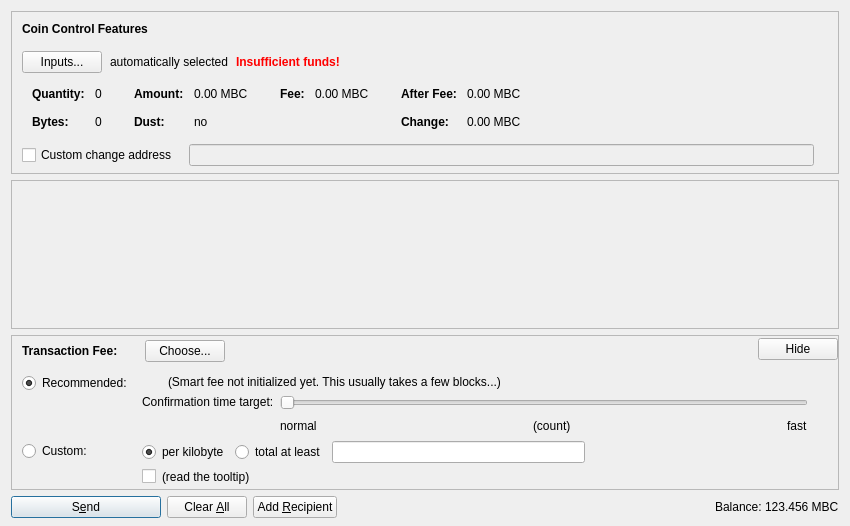
<?xml version="1.0" encoding="UTF-8"?>
<ui version="4.0">
 <class>SendCoinsDialog</class>
 <widget class="QDialog" name="SendCoinsDialog">
  <property name="geometry">
   <rect>
    <x>0</x>
    <y>0</y>
    <width>850</width>
    <height>526</height>
   </rect>
  </property>
  <property name="windowTitle">
   <string>Send Coins</string>
  </property>
  <layout class="QVBoxLayout" name="verticalLayout" stretch="0,1,0,0">
   <property name="bottomMargin">
    <number>8</number>
   </property>
   <item>
    <widget class="QFrame" name="frameCoinControl">
     <property name="sizePolicy">
      <sizepolicy hsizetype="Expanding" vsizetype="Expanding">
       <horstretch>0</horstretch>
       <verstretch>0</verstretch>
      </sizepolicy>
     </property>
     <property name="maximumSize">
      <size>
       <width>16777215</width>
       <height>16777215</height>
      </size>
     </property>
     <property name="frameShape">
      <enum>QFrame::StyledPanel</enum>
     </property>
     <property name="frameShadow">
      <enum>QFrame::Sunken</enum>
     </property>
     <layout class="QVBoxLayout" name="verticalLayoutCoinControl2">
      <property name="spacing">
       <number>0</number>
      </property>
      <property name="leftMargin">
       <number>0</number>
      </property>
      <property name="topMargin">
       <number>0</number>
      </property>
      <property name="rightMargin">
       <number>0</number>
      </property>
      <property name="bottomMargin">
       <number>6</number>
      </property>
      <item>
       <layout class="QVBoxLayout" name="verticalLayoutCoinControl" stretch="0,0,0,0,1">
        <property name="spacing">
         <number>0</number>
        </property>
        <property name="leftMargin">
         <number>10</number>
        </property>
        <property name="topMargin">
         <number>10</number>
        </property>
        <item>
         <layout class="QHBoxLayout" name="horizontalLayoutCoinControl1">
          <property name="bottomMargin">
           <number>15</number>
          </property>
          <item>
           <widget class="QLabel" name="labelCoinControlFeatures">
            <property name="sizePolicy">
             <sizepolicy hsizetype="Preferred" vsizetype="Maximum">
              <horstretch>0</horstretch>
              <verstretch>0</verstretch>
             </sizepolicy>
            </property>
            <property name="font">
             <font>
              <weight>75</weight>
              <bold>true</bold>
             </font>
            </property>
            <property name="styleSheet">
             <string notr="true">font-weight:bold;</string>
            </property>
            <property name="text">
             <string>Coin Control Features</string>
            </property>
           </widget>
          </item>
         </layout>
        </item>
        <item>
         <layout class="QHBoxLayout" name="horizontalLayoutCoinControl2" stretch="0,0,0,0">
          <property name="spacing">
           <number>8</number>
          </property>
          <property name="bottomMargin">
           <number>10</number>
          </property>
          <item>
           <widget class="QPushButton" name="pushButtonCoinControl">
            <property name="styleSheet">
             <string notr="true"/>
            </property>
            <property name="text">
             <string>Inputs...</string>
            </property>
            <property name="autoDefault">
             <bool>false</bool>
            </property>
           </widget>
          </item>
          <item>
           <widget class="QLabel" name="labelCoinControlAutomaticallySelected">
            <property name="text">
             <string>automatically selected</string>
            </property>
            <property name="margin">
             <number>5</number>
            </property>
           </widget>
          </item>
          <item>
           <widget class="QLabel" name="labelCoinControlInsuffFunds">
            <property name="font">
             <font>
              <weight>75</weight>
              <bold>true</bold>
             </font>
            </property>
            <property name="styleSheet">
             <string notr="true">color:red;font-weight:bold;</string>
            </property>
            <property name="text">
             <string>Insufficient funds!</string>
            </property>
            <property name="margin">
             <number>5</number>
            </property>
           </widget>
          </item>
          <item>
           <spacer name="horizontalSpacerCoinControl">
            <property name="orientation">
             <enum>Qt::Horizontal</enum>
            </property>
            <property name="sizeHint" stdset="0">
             <size>
              <width>40</width>
              <height>1</height>
             </size>
            </property>
           </spacer>
          </item>
         </layout>
        </item>
        <item>
         <widget class="QWidget" name="widgetCoinControl" native="true">
          <property name="sizePolicy">
           <sizepolicy hsizetype="Preferred" vsizetype="Preferred">
            <horstretch>0</horstretch>
            <verstretch>0</verstretch>
           </sizepolicy>
          </property>
          <property name="minimumSize">
           <size>
            <width>0</width>
            <height>0</height>
           </size>
          </property>
          <property name="styleSheet">
           <string notr="true"/>
          </property>
          <layout class="QHBoxLayout" name="horizontalLayoutCoinControl5">
           <property name="leftMargin">
            <number>0</number>
           </property>
           <property name="topMargin">
            <number>0</number>
           </property>
           <property name="rightMargin">
            <number>0</number>
           </property>
           <property name="bottomMargin">
            <number>0</number>
           </property>
           <item>
            <layout class="QHBoxLayout" name="horizontalLayoutCoinControl3" stretch="0,0,0,1">
             <property name="spacing">
              <number>20</number>
             </property>
             <property name="topMargin">
              <number>0</number>
             </property>
             <property name="bottomMargin">
              <number>10</number>
             </property>
             <item>
              <layout class="QFormLayout" name="formLayoutCoinControl1">
               <property name="horizontalSpacing">
                <number>10</number>
               </property>
               <property name="verticalSpacing">
                <number>14</number>
               </property>
               <property name="leftMargin">
                <number>10</number>
               </property>
               <property name="topMargin">
                <number>4</number>
               </property>
               <property name="rightMargin">
                <number>6</number>
               </property>
               <item row="0" column="0">
                <widget class="QLabel" name="labelCoinControlQuantityText">
                 <property name="font">
                  <font>
                   <weight>75</weight>
                   <bold>true</bold>
                  </font>
                 </property>
                 <property name="text">
                  <string>Quantity:</string>
                 </property>
                 <property name="margin">
                  <number>0</number>
                 </property>
                </widget>
               </item>
               <item row="0" column="1">
                <widget class="QLabel" name="labelCoinControlQuantity">
                 <property name="cursor">
                  <cursorShape>IBeamCursor</cursorShape>
                 </property>
                 <property name="contextMenuPolicy">
                  <enum>Qt::ActionsContextMenu</enum>
                 </property>
                 <property name="text">
                  <string notr="true">0</string>
                 </property>
                 <property name="margin">
                  <number>0</number>
                 </property>
                 <property name="textInteractionFlags">
                  <set>Qt::LinksAccessibleByMouse|Qt::TextSelectableByKeyboard|Qt::TextSelectableByMouse</set>
                 </property>
                </widget>
               </item>
               <item row="1" column="0">
                <widget class="QLabel" name="labelCoinControlBytesText">
                 <property name="font">
                  <font>
                   <weight>75</weight>
                   <bold>true</bold>
                  </font>
                 </property>
                 <property name="text">
                  <string>Bytes:</string>
                 </property>
                </widget>
               </item>
               <item row="1" column="1">
                <widget class="QLabel" name="labelCoinControlBytes">
                 <property name="cursor">
                  <cursorShape>IBeamCursor</cursorShape>
                 </property>
                 <property name="contextMenuPolicy">
                  <enum>Qt::ActionsContextMenu</enum>
                 </property>
                 <property name="text">
                  <string notr="true">0</string>
                 </property>
                 <property name="textInteractionFlags">
                  <set>Qt::LinksAccessibleByMouse|Qt::TextSelectableByKeyboard|Qt::TextSelectableByMouse</set>
                 </property>
                </widget>
               </item>
              </layout>
             </item>
             <item>
              <layout class="QFormLayout" name="formLayoutCoinControl2">
               <property name="horizontalSpacing">
                <number>10</number>
               </property>
               <property name="verticalSpacing">
                <number>14</number>
               </property>
               <property name="leftMargin">
                <number>6</number>
               </property>
               <property name="topMargin">
                <number>4</number>
               </property>
               <property name="rightMargin">
                <number>6</number>
               </property>
               <item row="0" column="0">
                <widget class="QLabel" name="labelCoinControlAmountText">
                 <property name="font">
                  <font>
                   <weight>75</weight>
                   <bold>true</bold>
                  </font>
                 </property>
                 <property name="text">
                  <string>Amount:</string>
                 </property>
                 <property name="margin">
                  <number>0</number>
                 </property>
                </widget>
               </item>
               <item row="0" column="1">
                <widget class="QLabel" name="labelCoinControlAmount">
                 <property name="cursor">
                  <cursorShape>IBeamCursor</cursorShape>
                 </property>
                 <property name="contextMenuPolicy">
                  <enum>Qt::ActionsContextMenu</enum>
                 </property>
                 <property name="text">
                  <string notr="true">0.00 MBC</string>
                 </property>
                 <property name="textInteractionFlags">
                  <set>Qt::LinksAccessibleByMouse|Qt::TextSelectableByKeyboard|Qt::TextSelectableByMouse</set>
                 </property>
                </widget>
               </item>
               <item row="1" column="0">
                <widget class="QLabel" name="labelCoinControlLowOutputText">
                 <property name="font">
                  <font>
                   <weight>75</weight>
                   <bold>true</bold>
                  </font>
                 </property>
                 <property name="text">
                  <string>Dust:</string>
                 </property>
                </widget>
               </item>
               <item row="1" column="1">
                <widget class="QLabel" name="labelCoinControlLowOutput">
                 <property name="cursor">
                  <cursorShape>IBeamCursor</cursorShape>
                 </property>
                 <property name="contextMenuPolicy">
                  <enum>Qt::ActionsContextMenu</enum>
                 </property>
                 <property name="text">
                  <string notr="true">no</string>
                 </property>
                 <property name="textInteractionFlags">
                  <set>Qt::LinksAccessibleByMouse|Qt::TextSelectableByKeyboard|Qt::TextSelectableByMouse</set>
                 </property>
                </widget>
               </item>
              </layout>
             </item>
             <item>
              <layout class="QFormLayout" name="formLayoutCoinControl3">
               <property name="horizontalSpacing">
                <number>10</number>
               </property>
               <property name="verticalSpacing">
                <number>14</number>
               </property>
               <property name="leftMargin">
                <number>6</number>
               </property>
               <property name="topMargin">
                <number>4</number>
               </property>
               <property name="rightMargin">
                <number>6</number>
               </property>
               <item row="0" column="0">
                <widget class="QLabel" name="labelCoinControlFeeText">
                 <property name="font">
                  <font>
                   <weight>75</weight>
                   <bold>true</bold>
                  </font>
                 </property>
                 <property name="text">
                  <string>Fee:</string>
                 </property>
                 <property name="margin">
                  <number>0</number>
                 </property>
                </widget>
               </item>
               <item row="0" column="1">
                <widget class="QLabel" name="labelCoinControlFee">
                 <property name="cursor">
                  <cursorShape>IBeamCursor</cursorShape>
                 </property>
                 <property name="contextMenuPolicy">
                  <enum>Qt::ActionsContextMenu</enum>
                 </property>
                 <property name="text">
                  <string notr="true">0.00 MBC</string>
                 </property>
                 <property name="textInteractionFlags">
                  <set>Qt::LinksAccessibleByMouse|Qt::TextSelectableByKeyboard|Qt::TextSelectableByMouse</set>
                 </property>
                </widget>
               </item>
              </layout>
             </item>
             <item>
              <layout class="QFormLayout" name="formLayoutCoinControl4">
               <property name="horizontalSpacing">
                <number>10</number>
               </property>
               <property name="verticalSpacing">
                <number>14</number>
               </property>
               <property name="leftMargin">
                <number>6</number>
               </property>
               <property name="topMargin">
                <number>4</number>
               </property>
               <property name="rightMargin">
                <number>6</number>
               </property>
               <item row="0" column="0">
                <widget class="QLabel" name="labelCoinControlAfterFeeText">
                 <property name="font">
                  <font>
                   <weight>75</weight>
                   <bold>true</bold>
                  </font>
                 </property>
                 <property name="text">
                  <string>After Fee:</string>
                 </property>
                 <property name="margin">
                  <number>0</number>
                 </property>
                </widget>
               </item>
               <item row="0" column="1">
                <widget class="QLabel" name="labelCoinControlAfterFee">
                 <property name="cursor">
                  <cursorShape>IBeamCursor</cursorShape>
                 </property>
                 <property name="contextMenuPolicy">
                  <enum>Qt::ActionsContextMenu</enum>
                 </property>
                 <property name="text">
                  <string notr="true">0.00 MBC</string>
                 </property>
                 <property name="textInteractionFlags">
                  <set>Qt::LinksAccessibleByMouse|Qt::TextSelectableByKeyboard|Qt::TextSelectableByMouse</set>
                 </property>
                </widget>
               </item>
               <item row="1" column="0">
                <widget class="QLabel" name="labelCoinControlChangeText">
                 <property name="font">
                  <font>
                   <weight>75</weight>
                   <bold>true</bold>
                  </font>
                 </property>
                 <property name="text">
                  <string>Change:</string>
                 </property>
                </widget>
               </item>
               <item row="1" column="1">
                <widget class="QLabel" name="labelCoinControlChange">
                 <property name="cursor">
                  <cursorShape>IBeamCursor</cursorShape>
                 </property>
                 <property name="contextMenuPolicy">
                  <enum>Qt::ActionsContextMenu</enum>
                 </property>
                 <property name="text">
                  <string notr="true">0.00 MBC</string>
                 </property>
                 <property name="textInteractionFlags">
                  <set>Qt::LinksAccessibleByMouse|Qt::TextSelectableByKeyboard|Qt::TextSelectableByMouse</set>
                 </property>
                </widget>
               </item>
              </layout>
             </item>
            </layout>
           </item>
          </layout>
         </widget>
        </item>
        <item>
         <layout class="QHBoxLayout" name="horizontalLayoutCoinControl4" stretch="0,0,0">
          <property name="spacing">
           <number>12</number>
          </property>
          <property name="sizeConstraint">
           <enum>QLayout::SetDefaultConstraint</enum>
          </property>
          <property name="topMargin">
           <number>5</number>
          </property>
          <property name="rightMargin">
           <number>5</number>
          </property>
          <item>
           <widget class="QCheckBox" name="checkBoxCoinControlChange">
            <property name="toolTip">
             <string>If this is activated, but the change address is empty or invalid, change will be sent to a newly generated address.</string>
            </property>
            <property name="text">
             <string>Custom change address</string>
            </property>
           </widget>
          </item>
          <item>
           <widget class="QValidatedLineEdit" name="lineEditCoinControlChange">
            <property name="enabled">
             <bool>false</bool>
            </property>
            <property name="sizePolicy">
             <sizepolicy hsizetype="Expanding" vsizetype="Fixed">
              <horstretch>0</horstretch>
              <verstretch>0</verstretch>
             </sizepolicy>
            </property>
           </widget>
          </item>
          <item>
           <widget class="QLabel" name="labelCoinControlChangeLabel">
            <property name="sizePolicy">
             <sizepolicy hsizetype="Preferred" vsizetype="Expanding">
              <horstretch>0</horstretch>
              <verstretch>0</verstretch>
             </sizepolicy>
            </property>
            <property name="minimumSize">
             <size>
              <width>0</width>
              <height>0</height>
             </size>
            </property>
            <property name="text">
             <string/>
            </property>
            <property name="margin">
             <number>3</number>
            </property>
           </widget>
          </item>
         </layout>
        </item>
        <item>
         <spacer name="verticalSpacerCoinControl">
          <property name="orientation">
           <enum>Qt::Vertical</enum>
          </property>
          <property name="sizeHint" stdset="0">
           <size>
            <width>800</width>
            <height>1</height>
           </size>
          </property>
         </spacer>
        </item>
       </layout>
      </item>
     </layout>
    </widget>
   </item>
   <item>
    <widget class="QScrollArea" name="scrollArea">
     <property name="widgetResizable">
      <bool>true</bool>
     </property>
     <widget class="QWidget" name="scrollAreaWidgetContents">
      <property name="geometry">
       <rect>
        <x>0</x>
        <y>0</y>
        <width>830</width>
        <height>104</height>
       </rect>
      </property>
      <layout class="QVBoxLayout" name="verticalLayout_2" stretch="0,1">
       <property name="leftMargin">
        <number>0</number>
       </property>
       <property name="topMargin">
        <number>0</number>
       </property>
       <property name="rightMargin">
        <number>0</number>
       </property>
       <property name="bottomMargin">
        <number>0</number>
       </property>
       <item>
        <layout class="QVBoxLayout" name="entries">
         <property name="spacing">
          <number>6</number>
         </property>
        </layout>
       </item>
       <item>
        <spacer name="verticalSpacer">
         <property name="orientation">
          <enum>Qt::Vertical</enum>
         </property>
         <property name="sizeHint" stdset="0">
          <size>
           <width>20</width>
           <height>40</height>
          </size>
         </property>
        </spacer>
       </item>
      </layout>
     </widget>
    </widget>
   </item>
   <item>
    <widget class="QFrame" name="frameFee">
     <property name="sizePolicy">
      <sizepolicy hsizetype="Expanding" vsizetype="Expanding">
       <horstretch>0</horstretch>
       <verstretch>0</verstretch>
      </sizepolicy>
     </property>
     <property name="maximumSize">
      <size>
       <width>16777215</width>
       <height>16777215</height>
      </size>
     </property>
     <property name="frameShape">
      <enum>QFrame::StyledPanel</enum>
     </property>
     <property name="frameShadow">
      <enum>QFrame::Sunken</enum>
     </property>
     <layout class="QVBoxLayout" name="verticalLayoutFee1">
      <property name="spacing">
       <number>0</number>
      </property>
      <property name="leftMargin">
       <number>0</number>
      </property>
      <property name="topMargin">
       <number>0</number>
      </property>
      <property name="rightMargin">
       <number>0</number>
      </property>
      <property name="bottomMargin">
       <number>0</number>
      </property>
      <item>
       <layout class="QVBoxLayout" name="verticalLayoutFee2" stretch="0,0,0">
        <property name="spacing">
         <number>0</number>
        </property>
        <property name="leftMargin">
         <number>10</number>
        </property>
        <property name="topMargin">
         <number>0</number>
        </property>
        <item>
         <layout class="QHBoxLayout" name="horizontalLayoutFee1">
          <property name="bottomMargin">
           <number>0</number>
          </property>
          <item>
           <layout class="QVBoxLayout" name="verticalLayoutFee7">
            <property name="spacing">
             <number>0</number>
            </property>
            <item>
             <spacer name="verticalSpacerSmartFee">
              <property name="orientation">
               <enum>Qt::Vertical</enum>
              </property>
              <property name="sizeType">
               <enum>QSizePolicy::Fixed</enum>
              </property>
              <property name="sizeHint" stdset="0">
               <size>
                <width>1</width>
                <height>4</height>
               </size>
              </property>
             </spacer>
            </item>
            <item>
             <layout class="QHBoxLayout" name="horizontalLayoutSmartFee">
              <property name="spacing">
               <number>10</number>
              </property>
              <item>
               <widget class="QLabel" name="labelFeeHeadline">
                <property name="sizePolicy">
                 <sizepolicy hsizetype="Preferred" vsizetype="Maximum">
                  <horstretch>0</horstretch>
                  <verstretch>0</verstretch>
                 </sizepolicy>
                </property>
                <property name="font">
                 <font>
                  <weight>75</weight>
                  <bold>true</bold>
                 </font>
                </property>
                <property name="styleSheet">
                 <string notr="true">font-weight:bold;</string>
                </property>
                <property name="text">
                 <string>Transaction Fee:</string>
                </property>
               </widget>
              </item>
              <item>
               <widget class="QLabel" name="labelFeeMinimized">
                <property name="text">
                 <string/>
                </property>
               </widget>
              </item>
              <item>
               <widget class="QPushButton" name="buttonChooseFee">
                <property name="text">
                 <string>Choose...</string>
                </property>
               </widget>
              </item>
             </layout>
            </item>
            <item>
             <spacer name="verticalSpacer_5">
              <property name="orientation">
               <enum>Qt::Vertical</enum>
              </property>
              <property name="sizeHint" stdset="0">
               <size>
                <width>1</width>
                <height>1</height>
               </size>
              </property>
             </spacer>
            </item>
           </layout>
          </item>
          <item>
           <spacer name="horizontalSpacer_4">
            <property name="orientation">
             <enum>Qt::Horizontal</enum>
            </property>
            <property name="sizeHint" stdset="0">
             <size>
              <width>40</width>
              <height>20</height>
             </size>
            </property>
           </spacer>
          </item>
          <item>
           <widget class="QPushButton" name="buttonMinimizeFee">
            <property name="toolTip">
             <string>collapse fee-settings</string>
            </property>
            <property name="text">
             <string>Hide</string>
            </property>
           </widget>
          </item>
         </layout>
        </item>
        <item>
         <widget class="QFrame" name="frameFeeSelection">
          <layout class="QVBoxLayout" name="verticalLayoutFee12">
           <property name="spacing">
            <number>0</number>
           </property>
           <property name="leftMargin">
            <number>0</number>
           </property>
           <property name="topMargin">
            <number>0</number>
           </property>
           <property name="rightMargin">
            <number>0</number>
           </property>
           <property name="bottomMargin">
            <number>0</number>
           </property>
           <item>
            <layout class="QGridLayout" name="gridLayoutFee">
             <property name="topMargin">
              <number>10</number>
             </property>
             <property name="bottomMargin">
              <number>4</number>
             </property>
             <property name="horizontalSpacing">
              <number>10</number>
             </property>
             <property name="verticalSpacing">
              <number>4</number>
             </property>
             <item row="1" column="1">
              <layout class="QVBoxLayout" name="verticalLayoutFee8">
               <property name="spacing">
                <number>6</number>
               </property>
               <item>
                <layout class="QHBoxLayout" name="horizontalLayoutFee13">
                 <item>
                  <widget class="QRadioButton" name="radioCustomPerKilobyte">
                   <property name="toolTip">
                    <string>If the custom fee is set to 1000 satoshis and the transaction is only 250 bytes, then &quot;per kilobyte&quot; only pays 250 satoshis in fee, while &quot;total at least&quot; pays 1000 satoshis. For transactions bigger than a kilobyte both pay by kilobyte.</string>
                   </property>
                   <property name="text">
                    <string>per kilobyte</string>
                   </property>
                   <property name="checked">
                    <bool>true</bool>
                   </property>
                   <attribute name="buttonGroup">
                    <string notr="true">groupCustomFee</string>
                   </attribute>
                  </widget>
                 </item>
                 <item>
                  <widget class="QRadioButton" name="radioCustomAtLeast">
                   <property name="toolTip">
                    <string>If the custom fee is set to 1000 satoshis and the transaction is only 250 bytes, then &quot;per kilobyte&quot; only pays 250 satoshis in fee, while &quot;total at least&quot; pays 1000 satoshis. For transactions bigger than a kilobyte both pay by kilobyte.</string>
                   </property>
                   <property name="text">
                    <string>total at least</string>
                   </property>
                   <attribute name="buttonGroup">
                    <string notr="true">groupCustomFee</string>
                   </attribute>
                  </widget>
                 </item>
                 <item>
                  <widget class="BitcoinAmountField" name="customFee"/>
                 </item>
                 <item>
                  <spacer name="horizontalSpacer_6">
                   <property name="orientation">
                    <enum>Qt::Horizontal</enum>
                   </property>
                   <property name="sizeHint" stdset="0">
                    <size>
                     <width>1</width>
                     <height>1</height>
                    </size>
                   </property>
                  </spacer>
                 </item>
                </layout>
               </item>
               <item>
                <layout class="QHBoxLayout" name="horizontalLayoutFee8">
                 <item>
                  <widget class="QCheckBox" name="checkBoxMinimumFee">
                   <property name="toolTip">
                    <string>Paying only the minimum fee is just fine as long as there is less transaction volume than space in the blocks. But be aware that this can end up in a never confirming transaction once there is more demand for megabitcoin transactions than the network can process.</string>
                   </property>
                   <property name="text">
                    <string/>
                   </property>
                  </widget>
                 </item>
                 <item>
                  <widget class="QLabel" name="labelMinFeeWarning">
                   <property name="enabled">
                    <bool>true</bool>
                   </property>
                   <property name="toolTip">
                    <string>Paying only the minimum fee is just fine as long as there is less transaction volume than space in the blocks. But be aware that this can end up in a never confirming transaction once there is more demand for megabitcoin transactions than the network can process.</string>
                   </property>
                   <property name="text">
                    <string>(read the tooltip)</string>
                   </property>
                   <property name="margin">
                    <number>5</number>
                   </property>
                  </widget>
                 </item>
                 <item>
                  <spacer name="horizontalSpacer_2">
                   <property name="orientation">
                    <enum>Qt::Horizontal</enum>
                   </property>
                   <property name="sizeHint" stdset="0">
                    <size>
                     <width>1</width>
                     <height>1</height>
                    </size>
                   </property>
                  </spacer>
                 </item>
                </layout>
               </item>
              </layout>
             </item>
             <item row="0" column="0">
              <layout class="QVBoxLayout" name="verticalLayoutFee4" stretch="0,1">
               <item>
                <widget class="QRadioButton" name="radioSmartFee">
                 <property name="text">
                  <string>Recommended:</string>
                 </property>
                 <property name="checked">
                  <bool>true</bool>
                 </property>
                 <attribute name="buttonGroup">
                  <string notr="true">groupFee</string>
                 </attribute>
                </widget>
               </item>
               <item>
                <spacer name="verticalSpacer_2">
                 <property name="orientation">
                  <enum>Qt::Vertical</enum>
                 </property>
                 <property name="sizeHint" stdset="0">
                  <size>
                   <width>1</width>
                   <height>1</height>
                  </size>
                 </property>
                </spacer>
               </item>
              </layout>
             </item>
             <item row="1" column="0">
              <layout class="QVBoxLayout" name="verticalLayoutFee9" stretch="0,1">
               <item>
                <widget class="QRadioButton" name="radioCustomFee">
                 <property name="text">
                  <string>Custom:</string>
                 </property>
                 <attribute name="buttonGroup">
                  <string notr="true">groupFee</string>
                 </attribute>
                </widget>
               </item>
               <item>
                <spacer name="verticalSpacer_6">
                 <property name="orientation">
                  <enum>Qt::Vertical</enum>
                 </property>
                 <property name="sizeHint" stdset="0">
                  <size>
                   <width>1</width>
                   <height>1</height>
                  </size>
                 </property>
                </spacer>
               </item>
              </layout>
             </item>
             <item row="0" column="1">
              <layout class="QVBoxLayout" name="verticalLayoutFee3" stretch="0,0,1">
               <property name="spacing">
                <number>6</number>
               </property>
               <property name="topMargin">
                <number>2</number>
               </property>
               <item>
                <layout class="QHBoxLayout" name="horizontalLayoutFee12">
                 <item>
                  <widget class="QLabel" name="labelSmartFee">
                   <property name="text">
                    <string/>
                   </property>
                   <property name="margin">
                    <number>2</number>
                   </property>
                  </widget>
                 </item>
                 <item>
                  <widget class="QLabel" name="labelFeeEstimation">
                   <property name="text">
                    <string/>
                   </property>
                  </widget>
                 </item>
                 <item>
                  <widget class="QLabel" name="labelSmartFee2">
                   <property name="text">
                    <string>(Smart fee not initialized yet. This usually takes a few blocks...)</string>
                   </property>
                   <property name="margin">
                    <number>2</number>
                   </property>
                  </widget>
                 </item>
                 <item>
                  <spacer name="horizontalSpacer_5">
                   <property name="orientation">
                    <enum>Qt::Horizontal</enum>
                   </property>
                   <property name="sizeHint" stdset="0">
                    <size>
                     <width>1</width>
                     <height>1</height>
                    </size>
                   </property>
                  </spacer>
                 </item>
                </layout>
               </item>
               <item>
                <layout class="QHBoxLayout" name="horizontalLayoutFee9">
                 <item>
                  <layout class="QVBoxLayout" name="verticalLayoutFee6">
                   <item>
                    <widget class="QLabel" name="labelSmartFee3">
                     <property name="text">
                      <string>Confirmation time target:</string>
                     </property>
                     <property name="margin">
                      <number>2</number>
                     </property>
                    </widget>
                   </item>
                   <item>
                    <spacer name="verticalSpacer_3">
                     <property name="orientation">
                      <enum>Qt::Vertical</enum>
                     </property>
                     <property name="sizeHint" stdset="0">
                      <size>
                       <width>1</width>
                       <height>1</height>
                      </size>
                     </property>
                    </spacer>
                   </item>
                  </layout>
                 </item>
                 <item>
                  <layout class="QVBoxLayout" name="verticalLayoutFee5">
                   <property name="rightMargin">
                    <number>30</number>
                   </property>
                   <item>
                    <widget class="QSlider" name="sliderSmartFee">
                     <property name="minimum">
                      <number>0</number>
                     </property>
                     <property name="maximum">
                      <number>23</number>
                     </property>
                     <property name="pageStep">
                      <number>1</number>
                     </property>
                     <property name="value">
                      <number>0</number>
                     </property>
                     <property name="orientation">
                      <enum>Qt::Horizontal</enum>
                     </property>
                     <property name="invertedAppearance">
                      <bool>false</bool>
                     </property>
                     <property name="invertedControls">
                      <bool>false</bool>
                     </property>
                     <property name="tickPosition">
                      <enum>QSlider::NoTicks</enum>
                     </property>
                    </widget>
                   </item>
                   <item>
                    <layout class="QHBoxLayout" name="horizontalLayoutFee10">
                     <item>
                      <widget class="QLabel" name="labelSmartFeeNormal">
                       <property name="text">
                        <string>normal</string>
                       </property>
                      </widget>
                     </item>
                     <item>
                      <spacer name="horizontalSpacer_7">
                       <property name="orientation">
                        <enum>Qt::Horizontal</enum>
                       </property>
                       <property name="sizeHint" stdset="0">
                        <size>
                         <width>40</width>
                         <height>20</height>
                        </size>
                       </property>
                      </spacer>
                     </item>
                     <item>
                      <widget class="QLabel" name="confirmationTargetLabel">
                       <property name="text">
                        <string notr="true">(count)</string>
                       </property>
                      </widget>
                     </item>
                     <item>
                      <spacer name="horizontalSpacer_3">
                       <property name="orientation">
                        <enum>Qt::Horizontal</enum>
                       </property>
                       <property name="sizeHint" stdset="0">
                        <size>
                         <width>40</width>
                         <height>20</height>
                        </size>
                       </property>
                      </spacer>
                     </item>
                     <item>
                      <widget class="QLabel" name="labelSmartFeeFast">
                       <property name="text">
                        <string>fast</string>
                       </property>
                      </widget>
                     </item>
                    </layout>
                   </item>
                  </layout>
                 </item>
                </layout>
               </item>
               <item>
                <spacer name="verticalSpacer_4">
                 <property name="orientation">
                  <enum>Qt::Vertical</enum>
                 </property>
                 <property name="sizeHint" stdset="0">
                  <size>
                   <width>1</width>
                   <height>1</height>
                  </size>
                 </property>
                </spacer>
               </item>
              </layout>
             </item>
            </layout>
           </item>
          </layout>
         </widget>
        </item>
        <item>
         <spacer name="verticalSpacerFee">
          <property name="orientation">
           <enum>Qt::Vertical</enum>
          </property>
          <property name="sizeHint" stdset="0">
           <size>
            <width>800</width>
            <height>1</height>
           </size>
          </property>
         </spacer>
        </item>
       </layout>
      </item>
     </layout>
    </widget>
   </item>
   <item>
    <layout class="QHBoxLayout" name="horizontalLayout">
     <item>
      <widget class="QPushButton" name="sendButton">
       <property name="minimumSize">
        <size>
         <width>150</width>
         <height>0</height>
        </size>
       </property>
       <property name="toolTip">
        <string>Confirm the send action</string>
       </property>
       <property name="text">
        <string>S&amp;end</string>
       </property>
       <property name="icon">
        <iconset resource="../bitcoin.qrc">
         <normaloff>:/icons/send</normaloff>:/icons/send</iconset>
       </property>
       <property name="autoDefault">
        <bool>false</bool>
       </property>
       <property name="default">
        <bool>true</bool>
       </property>
      </widget>
     </item>
     <item>
      <widget class="QPushButton" name="clearButton">
       <property name="sizePolicy">
        <sizepolicy hsizetype="Minimum" vsizetype="Fixed">
         <horstretch>0</horstretch>
         <verstretch>0</verstretch>
        </sizepolicy>
       </property>
       <property name="toolTip">
        <string>Clear all fields of the form.</string>
       </property>
       <property name="text">
        <string>Clear &amp;All</string>
       </property>
       <property name="icon">
        <iconset resource="../bitcoin.qrc">
         <normaloff>:/icons/remove</normaloff>:/icons/remove</iconset>
       </property>
       <property name="autoDefault">
        <bool>false</bool>
       </property>
      </widget>
     </item>
     <item>
      <widget class="QPushButton" name="addButton">
       <property name="toolTip">
        <string>Send to multiple recipients at once</string>
       </property>
       <property name="text">
        <string>Add &amp;Recipient</string>
       </property>
       <property name="icon">
        <iconset resource="../bitcoin.qrc">
         <normaloff>:/icons/add</normaloff>:/icons/add</iconset>
       </property>
       <property name="autoDefault">
        <bool>false</bool>
       </property>
      </widget>
     </item>
     <item>
      <spacer name="horizontalSpacer">
       <property name="orientation">
        <enum>Qt::Horizontal</enum>
       </property>
       <property name="sizeHint" stdset="0">
        <size>
         <width>40</width>
         <height>20</height>
        </size>
       </property>
      </spacer>
     </item>
     <item>
      <layout class="QHBoxLayout" name="horizontalLayout_2">
       <property name="spacing">
        <number>3</number>
       </property>
       <item>
        <widget class="QLabel" name="label">
         <property name="sizePolicy">
          <sizepolicy hsizetype="Preferred" vsizetype="Fixed">
           <horstretch>0</horstretch>
           <verstretch>0</verstretch>
          </sizepolicy>
         </property>
         <property name="text">
          <string>Balance:</string>
         </property>
        </widget>
       </item>
       <item>
        <widget class="QLabel" name="labelBalance">
         <property name="sizePolicy">
          <sizepolicy hsizetype="Preferred" vsizetype="Fixed">
           <horstretch>0</horstretch>
           <verstretch>0</verstretch>
          </sizepolicy>
         </property>
         <property name="cursor">
          <cursorShape>IBeamCursor</cursorShape>
         </property>
         <property name="text">
          <string notr="true">123.456 MBC</string>
         </property>
         <property name="textInteractionFlags">
          <set>Qt::LinksAccessibleByMouse|Qt::TextSelectableByKeyboard|Qt::TextSelectableByMouse</set>
         </property>
        </widget>
       </item>
      </layout>
     </item>
    </layout>
   </item>
  </layout>
 </widget>
 <customwidgets>
  <customwidget>
   <class>QValidatedLineEdit</class>
   <extends>QLineEdit</extends>
   <header>qvalidatedlineedit.h</header>
  </customwidget>
  <customwidget>
   <class>BitcoinAmountField</class>
   <extends>QLineEdit</extends>
   <header>bitcoinamountfield.h</header>
   <container>1</container>
  </customwidget>
 </customwidgets>
 <resources>
  <include location="../bitcoin.qrc"/>
 </resources>
 <connections/>
 <buttongroups>
  <buttongroup name="groupFee"/>
  <buttongroup name="groupCustomFee"/>
 </buttongroups>
</ui>
